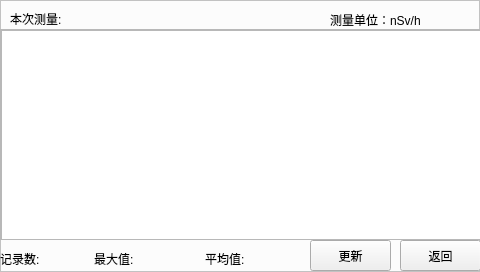
<?xml version="1.0" encoding="UTF-8"?>
<ui version="4.0">
 <class>CListForm</class>
 <widget class="QWidget" name="CListForm">
  <property name="geometry">
   <rect>
    <x>0</x>
    <y>0</y>
    <width>480</width>
    <height>272</height>
   </rect>
  </property>
  <property name="windowTitle">
   <string>Form</string>
  </property>
  <property name="locale">
   <locale language="English" country="UnitedStates"/>
  </property>
  <widget class="QFrame" name="frame">
   <property name="geometry">
    <rect>
     <x>0</x>
     <y>0</y>
     <width>480</width>
     <height>272</height>
    </rect>
   </property>
   <property name="autoFillBackground">
    <bool>false</bool>
   </property>
   <property name="styleSheet">
    <string notr="true">#frame {
	background-color:#fcfcfc;
}</string>
   </property>
   <property name="frameShape">
    <enum>QFrame::StyledPanel</enum>
   </property>
   <property name="frameShadow">
    <enum>QFrame::Raised</enum>
   </property>
   <widget class="QPushButton" name="btnReturn">
    <property name="geometry">
     <rect>
      <x>400</x>
      <y>240</y>
      <width>81</width>
      <height>31</height>
     </rect>
    </property>
    <property name="text">
     <string>返回</string>
    </property>
   </widget>
   <widget class="QLabel" name="lblTaskName">
    <property name="geometry">
     <rect>
      <x>10</x>
      <y>10</y>
      <width>311</width>
      <height>17</height>
     </rect>
    </property>
    <property name="text">
     <string>本次测量:</string>
    </property>
   </widget>
   <widget class="QLabel" name="lblTaskMax">
    <property name="geometry">
     <rect>
      <x>94</x>
      <y>250</y>
      <width>101</width>
      <height>17</height>
     </rect>
    </property>
    <property name="text">
     <string>最大值:</string>
    </property>
   </widget>
   <widget class="QLabel" name="lblTaskAvg">
    <property name="geometry">
     <rect>
      <x>205</x>
      <y>250</y>
      <width>101</width>
      <height>17</height>
     </rect>
    </property>
    <property name="text">
     <string>平均值:</string>
    </property>
   </widget>
   <widget class="QLabel" name="lblTaskCount">
    <property name="geometry">
     <rect>
      <x>0</x>
      <y>250</y>
      <width>121</width>
      <height>17</height>
     </rect>
    </property>
    <property name="text">
     <string>记录数:</string>
    </property>
   </widget>
   <widget class="QPushButton" name="btnUpdate">
    <property name="geometry">
     <rect>
      <x>310</x>
      <y>240</y>
      <width>81</width>
      <height>31</height>
     </rect>
    </property>
    <property name="text">
     <string>更新</string>
    </property>
   </widget>
   <widget class="QScrollArea" name="scrollArea">
    <property name="geometry">
     <rect>
      <x>0</x>
      <y>29</y>
      <width>481</width>
      <height>211</height>
     </rect>
    </property>
    <property name="verticalScrollBarPolicy">
     <enum>Qt::ScrollBarAlwaysOff</enum>
    </property>
    <property name="horizontalScrollBarPolicy">
     <enum>Qt::ScrollBarAlwaysOff</enum>
    </property>
    <property name="widgetResizable">
     <bool>true</bool>
    </property>
    <widget class="QWidget" name="scrollAreaWidgetContents">
     <property name="geometry">
      <rect>
       <x>0</x>
       <y>0</y>
       <width>479</width>
       <height>209</height>
      </rect>
     </property>
     <widget class="QTableWidget" name="list">
      <property name="geometry">
       <rect>
        <x>0</x>
        <y>0</y>
        <width>481</width>
        <height>211</height>
       </rect>
      </property>
      <property name="verticalScrollBarPolicy">
       <enum>Qt::ScrollBarAsNeeded</enum>
      </property>
      <property name="horizontalScrollBarPolicy">
       <enum>Qt::ScrollBarAlwaysOff</enum>
      </property>
     </widget>
    </widget>
   </widget>
   <widget class="QLabel" name="label">
    <property name="geometry">
     <rect>
      <x>330</x>
      <y>10</y>
      <width>141</width>
      <height>20</height>
     </rect>
    </property>
    <property name="text">
     <string>测量单位：nSv/h</string>
    </property>
   </widget>
  </widget>
 </widget>
 <resources/>
 <connections/>
</ui>
